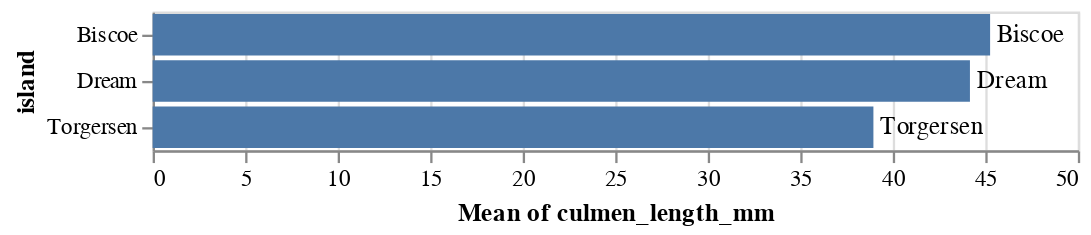

The cell this chart's notebook holds for it:
### Code cell
barras = alt.Chart(data).mark_bar().encode(
    x = alt.X('mean(culmen_length_mm):Q'),
    y = alt.Y('island:N'),
)

etiquetas = barras.mark_text(
    align = 'left',
    dx = 3
).encode(
    text = 'island:N'
)

barras + etiquetas

### Figure 1 — Vega-Lite specification as saved in the notebook (floating-point values rounded to 4 significant figures; data arrays with more than 128 entries replaced by an {"elided": "..."} marker saying what was removed)
{"config": {"view": {"continuousWidth": 400, "continuousHeight": 300}}, "layer": [{"mark": "bar", "encoding": {"x": {"type": "quantitative", "aggregate": "mean", "field": "culmen_length_mm"}, "y": {"type": "nominal", "field": "island"}}}, {"mark": {"type": "text", "align": "left", "dx": 3}, "encoding": {"text": {"type": "nominal", "field": "island"}, "x": {"type": "quantitative", "aggregate": "mean", "field": "culmen_length_mm"}, "y": {"type": "nominal", "field": "island"}}}], "data": {"name": "data-9d6b39cc0fec26cfe745a26361892b99"}, "$schema": "https://vega.github.io/schema/vega-lite/v4.8.1.json", "datasets": {"data-9d6b39cc0fec26cfe745a26361892b99": {"elided": "344 records"}}}
